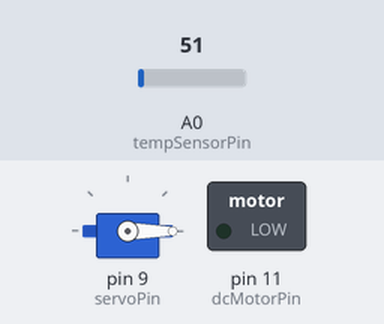
Bench run of a sketch on a simulated Arduino Uno, built with avr-gcc and run on an emulated ATmega328P. Shown: servo, switched loads named in the sketch (green lamp = pin HIGH). Inputs (shaded band) come from the test bench; at power-on: A0 (tempSensorPin) = 51. What the sketch prints to the serial monitor is not drawn.

Above: at 0.1 s.
Timing chart, 0 to 1.6 s (numbered marks = the images above):
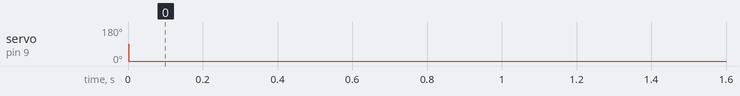

Measured:
- by itself, servo on pin 9 (servoPin): 90° → 0° at 0.00 s

The sketch:

greenhouse_controller.ino
```cpp
#include<Servo.h>

Servo myServo;

const byte tempSensorPin=A0;
const byte dcMotorPin=11;
const byte servoPin=9;
const byte highTempC=30;
const byte lowTempC=25;
float temperature;
int rawSensorValue;

void setup(){
  Serial.begin(9600);
  pinMode(tempSensorPin, INPUT);
  pinMode(dcMotorPin, OUTPUT);
  myServo.attach(servoPin, 1000, 2000);
}

void loop(){
  float temp = getTemperature();
  digitalWrite(dcMotorPin, LOW);
  delay(1);
  if (temp > highTempC){
    Serial.println("Open Window + Fan");
    myServo.write(180); // Open window
    digitalWrite(dcMotorPin, HIGH); // start fan
  } else if (temp < lowTempC){
    Serial.println("Close Window + Fan");
    myServo.write(0); // close window
    digitalWrite(dcMotorPin, LOW); // stop fan
  }
  delay(2000);
}

float getTemperature(){
  rawSensorValue = analogRead(tempSensorPin);
  temperature = convertToTemperature(rawSensorValue);
/*
  Serial.print("Sensor Value: ");
  Serial.print(rawSensorValue);
  Serial.print("\t");
  */
  Serial.print("Temperature(C): ");
  Serial.print(temperature);
  Serial.println();

  return temperature;
}

float convertToTemperature(int rawSensorValue){
  float AREF = 5.0;
  float calculatedVolts;
  float tempC;
  calculatedVolts = rawSensorValue * AREF / 1023;
  tempC = 100 * calculatedVolts - 50;
  return tempC;

}
```
